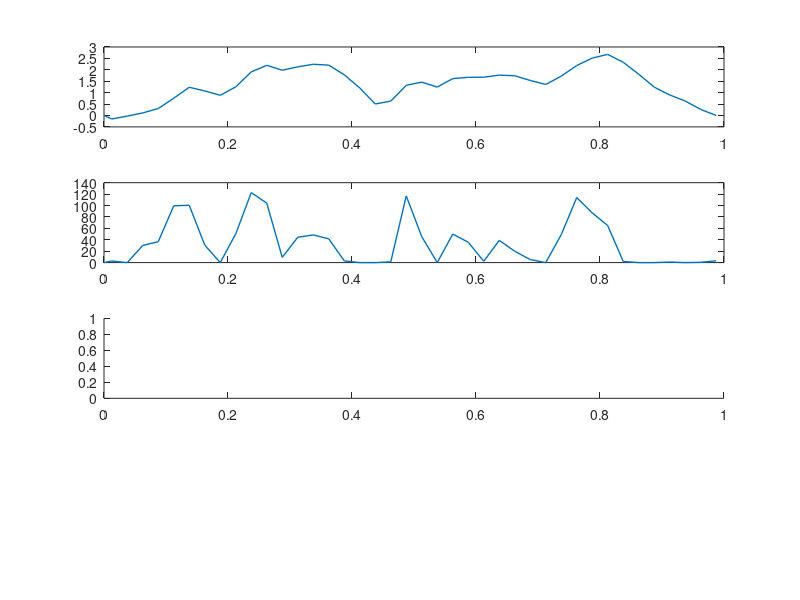
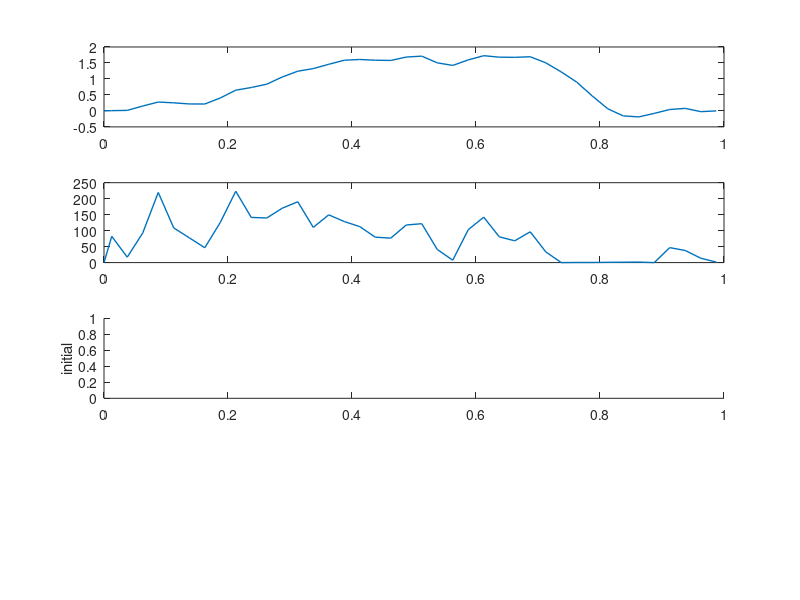
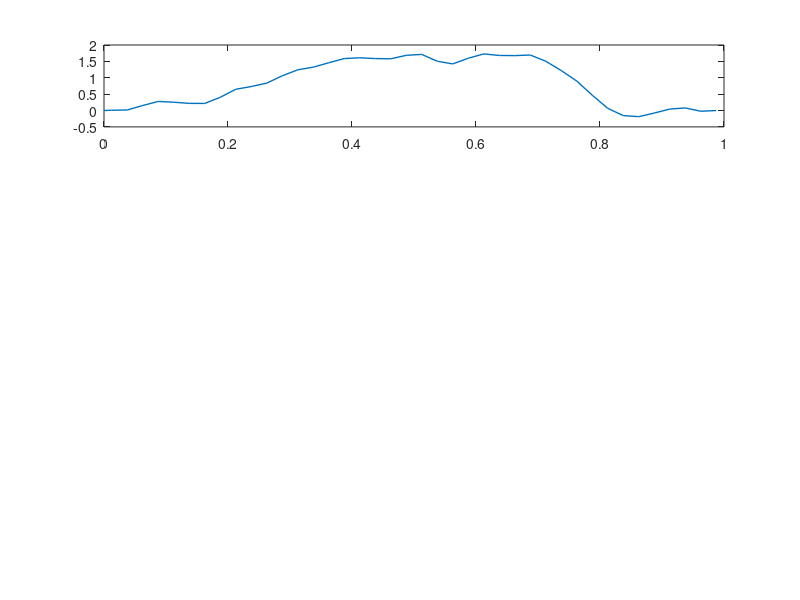

The MATLAB source for these figures, in order: (Note: this script raises an error after producing the figures.)
% tuneStickInsect
% Nicholas Szczecinski
% Department of Mechanical and Aerospace Engineering
% West Virginia University
% 2 April 2021

close all
clear
clc

%Load "cleanedData" struct, which includes t, u, 6A, and 6B.
load('stickInsectWalkingForces.mat');

%Pick one extensor torque and one flexor torque trial to use to tune the
%parameter values for the 6A and 6B models, respectively.
extTrialToTune = 1;
flxTrialToTune = 5;

%make u for tuning 6A
t = cleanedData{extTrialToTune}.t;
u6A = cleanedData{extTrialToTune}.u;
sens6A = cleanedData{extTrialToTune}.sens6A;

%make u for tuning 6B
t = cleanedData{flxTrialToTune}.t;
u6B = -cleanedData{flxTrialToTune}.u;
sens6B = cleanedData{flxTrialToTune}.sens6B;

%make u for tuning 6B large. We need to use one of the ext trials, because
%these recordings only have large 6B action potentials.
u6Blarge = -cleanedData{flxTrialToTune}.u; %force
sens6Blarge = cleanedData{flxTrialToTune}.sens6Blarge; %6B large

%Identify the initial stimulus value, which will be used to initialize x,
%the dynamic threshold.
u06A = u6A(1);
u06B = u6B(1);
u06Blarge = u6Blarge(1);
y06A = sens6A(1);
y06B = sens6B(1);
y06Blarge = sens6Blarge(1);

%Define functions that simulate the response of each CS group, and return
%it as a vector with the same length as sens6A, sens6B, and sens6Blarge.
fsim6A = @(x,u) simulateMinusLowpassPL(u,x(1)/1000,t,x(2)*1000,x(3),x(4),x(5),u06A - (y06A - x(4)*u06A - x(5))/(x(2)*1000));
fsim6B = @(x,u) simulateMinusLowpassPL(u,x(1)/1000,t,x(2)*1000,x(3),x(4),x(5),u06B - (y06B - x(4)*u06B - x(5))/(x(2)*1000));
fsim6Blarge = @(x,u) simulateMinusLowpassPL(u,x(1)/1000,t,x(2)*1000,x(3),x(4),x(5),u06Blarge - (y06Blarge - x(4)*u06Blarge - x(5))/(x(2)*1000));

%Using fsim functions, define cost functions that calculate the mean
%squared error between each recording and the corresponding model output.
f6A = @(x)sum( (fsim6A(x,u6A) - sens6A).^2 );
f6B = @(x)sum( (fsim6B(x,u6B) - sens6B).^2 );
f6Blarge = @(x)sum( (fsim6Blarge(x,u6Blarge) - sens6Blarge).^2 );

% %Approximate initial values based on Zill, Bueschges, and Schmitz 2011.
% tauA = 3.543; %This is in ms. Note that the "fsim" functions below scale this value by multiplying by 1e-3.
% aA = 1.024;
% bA = 2.185;
% cA = 12; %From Zill, Buescghes, and Schmitz 2011, Fig. 4h
% dA = -9; %From Zill, Buescghes, and Schmitz 2011, Fig. 4h
% 
% tauB = 3.8; %3.543; %This is in ms. Note that the "fsim" functions below scale this value by multiplying by 1e-3.
% aB = 0.7; %600; 
% bB = 2.3; %1; 
% cB = 54; %22; %From Zill, Buescghes, and Schmitz 2011, Fig. 4g
% dB = -41; %15; %From Zill, Buescghes, and Schmitz 2011, Fig. 4g

%Initial guesses for 6A parameter values.
% x06A = [tau;a/3;b;cA;dA];
hResults6A = figure;
subplot(4,1,1)
plot(t,u6A,'linewidth',1)
subplot(4,1,2)
plot(t,sens6A,'linewidth',1)
subplot(4,1,3)
drawnow

% x06B = [tau;2*a/3;b;cB;dB];
hResults6B = figure;
subplot(4,1,1)
plot(t,u6B,'linewidth',1)
subplot(4,1,2)
plot(t,sens6B,'linewidth',1)
subplot(4,1,3)
ylabel('initial')
drawnow

% x06Blarge = [tau;a*3;1;0;-20];
hResults6Blarge = figure;
subplot(4,1,1)
plot(t,u6Blarge,'linewidth',1)
hold on
plot(t,centeredDiff( t,u6Blarge))
subplot(4,1,2)
plot(t,sens6B,'linewidth',1)
hold on
plot(t,sens6Blarge,'linewidth',1)
subplot(4,1,3)
plot(t,sens6Blarge,':','linewidth',1)
ylabel('initial')
drawnow

%%%%%%%%%%%%%%%%%%%%%%%%%%%%%%%%%%%%%%%%%%%%%%%%%%%%%%%%%%%%%%%%%%%%%%%%%
% USE GENETIC ALGORITHM TO FIT RESPONSES.
% RUNS RAPIDLY AND GIVES GOOD RESULTS.

lb = [.1;0;1;0;-100];
lbLarge = lb;
ub = [10;2;7;100;100];

maxGen = 1000;
convCrit = maxGen;
popSize = 200;
crossFrac = []; %0.5
crossMeth = 'single';
mutProb = [];
seed = 1;
toPar = true;
toPlot = 1;
toPrint = 2;

x06A = GA( f6A,[lb,ub],[],convCrit,popSize,crossFrac,crossMeth,mutProb,seed,toPar,toPlot,toPrint);
x06B = GA( f6B,[lb,ub],[],convCrit,popSize,crossFrac,crossMeth,mutProb,seed,toPar,toPlot,toPrint);
x06Blarge = GA( f6B,[lbLarge,ub],[],convCrit,popSize,crossFrac,crossMeth,mutProb,seed,toPar,toPlot,toPrint);

%%%%%%%%%%%%%%%%%%%%%%%%%%%%%%%%%%%%%%%%%%%%%%%%%%%%%%%%%%%%%%%%%%%%%%%%%
% USE GRADIENT-BASED SEARCH TO FIT RESPONSES.
% RUNS RAPIDLY AND GIVES GOOD RESULTS.
optionsfmincon = optimoptions('fmincon','OptimalityTolerance',1e-12,'StepTolerance',1e-12,'UseParallel',false,'Display','iter-detailed');
xf6A = fmincon( f6A,x06A,[],[],[],[],lb,ub,[],optionsfmincon);
xf6B = fmincon( f6B,x06B,[],[],[],[],lb,ub,[],optionsfmincon);
xf6Blarge = fmincon( f6Blarge,x06Blarge,[],[],[],[],lbLarge,ub,[],optionsfmincon);
    
% Values used in manuscript:
%     xf6A = [
% 
%         9.6782;
%         0.2650;
%         1.6750;
%        17.7500;
%       -22.5000];
% 
%     xf6B = [
% 
%         1.6591;
%         0.6050;
%         3.3251;
%         5.7500;
%        10.4999];
% 
%     xf6Blarge = [
% 
%         1.6488;
%         0.6132;
%         3.3103;
%         5.6594;
%       -99.4475];

figure(hResults6A)
hold on
subplot(4,1,4)
plot(t,fsim6A(xf6A,u6A),'linewidth',1)
hold on
plot(t,sens6A,':','linewidth',1)
ylabel('final')

figure(hResults6B)
hold on
subplot(4,1,4)
plot(t,fsim6B(xf6B,u6B),'linewidth',1) %#ok<*UNRCH>
hold on
plot(t,sens6B,':','linewidth',1)
ylabel('final')

figure(hResults6Blarge)
hold on
subplot(4,1,4)
plot(t,fsim6Blarge(xf6Blarge,u6Blarge),'linewidth',1) %#ok<*UNRCH>
hold on
plot(t,sens6Blarge,':','linewidth',1)
ylabel('final')

stick6AParams.tau = 1e-3*xf6A(1);
stick6AParams.a = 1e3*xf6A(2);
stick6AParams.b = xf6A(3);
stick6AParams.c = xf6A(4);
stick6AParams.d = xf6A(5);

stick6BParams.tau = 1e-3*xf6B(1);
stick6BParams.a = 1e3*xf6B(2);
stick6BParams.b = xf6B(3);
stick6BParams.c = xf6B(4);
stick6BParams.d = xf6B(5);

save('stick6AParams.mat','stick6AParams');
save('stick6BParams.mat','stick6BParams');

%% %%%%%%%%%%%%%%%%%%%%%%%%%%%%%%%%%%%%%%%%%%%%%%%%%%%%%%%
% PLOT TUNED MODEL RESPONSES
% PLOTS FROM FIGURE 6
%%%%%%%%%%%%%%%%%%%%%%%%%%%%%%%%%%%%%%%%%%%%%%%%%%%%%%%%%%


filename = 'comparison6A6B.xls';

columns = {'A','H','O','V','AC','AJ','AQ','AX'};
for i=1:8
    fsim6A = @(x,u) simulateMinusLowpassPL(u,x(1)/1000,t,x(2)*1000,x(3),x(4),x(5),u06A - (y06A - x(4)*u06A - x(5))/(x(2)*1000));
    fsim6B = @(x,u) simulateMinusLowpassPL(u,x(1)/1000,t,x(2)*1000,x(3),x(4),x(5),u06B - (y06B - x(4)*u06B - x(5))/(x(2)*1000));
    
    sim6A = fsim6A(xf6A,cleanedData{i}.u); %%GOTTA MAKE NEW fsim WITH NEW ICS
    sim6B = fsim6B(xf6B,-cleanedData{i}.u); %%GOTTA MAKE NEW fsim WITH NEW ICS
    
    hComparison = figure;
    subplot(3,1,1)
    if i >= 5
        u = -cleanedData{i}.u;
    else
        u = cleanedData{i}.u;
    end
    
    plot(cleanedData{i}.t,u,'linewidth',1)
    ylabel('Stimulus')
    
    subplot(3,1,2)
    plot(cleanedData{i}.t,cleanedData{i}.sens6A,'linewidth',1)
    hold on
    plot(cleanedData{i}.t,sim6A,':','linewidth',2)
    
    ylabel('6A discharge')
    legend('animal','model')
    ylim([0,300])
    
    subplot(3,1,3)
    plot(cleanedData{i}.t,cleanedData{i}.sens6B,'linewidth',1)
    hold on
    plot(cleanedData{i}.t,sim6B,':','linewidth',2)
    
    ylabel('6B discharge')
    legend('animal','model'); %,'model, L')
    xlabel('time (s)')
    ylim([0,300])
    
    hdrs = {'time','force','sens6A','sim6A','sens6B','sim6B'};
    datCell = num2cell([cleanedData{i}.t,cleanedData{i}.u,cleanedData{i}.sens6A,sim6A,cleanedData{i}.sens6B,sim6B]);
    
    writecell([hdrs;datCell],filename,'Range',[columns{i},'1'])
end